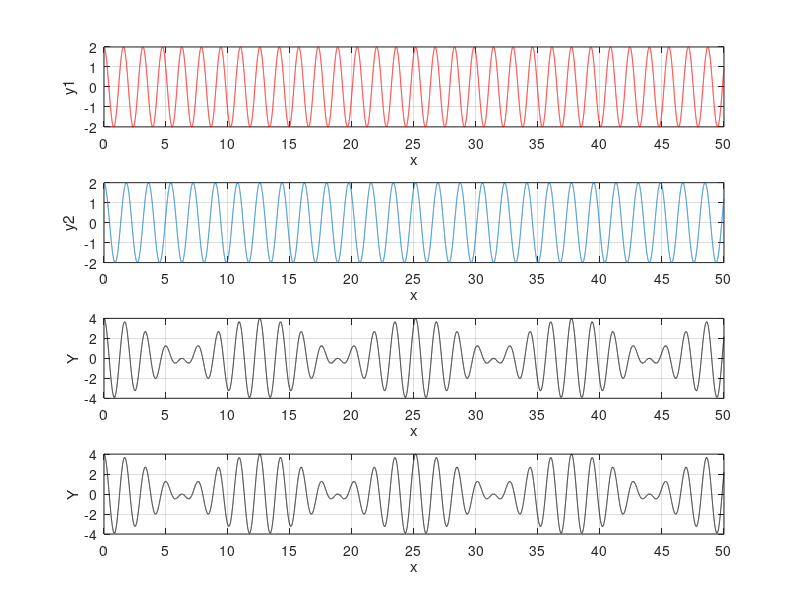

Write the MATLAB code that produced this figure. (Note: this script raises an error after producing the figure.)
clc;
clear;
t = 0:0.1:100000;
x = 0:0.001:50;
f1 = 1.55; % Frequency
f2 = 1.53;
k1 = 4.0; % Wave vector
k2 = 3.5;
E1 = 2; % Amplitude
E2 = 2;
w1 = 2 * pi * f1;
w2 = 2 * pi * f2;
figure;
subplot(4, 1, 1);
axis([0, 0.1, -E1 - 1, E1 + 1]);
subplot(4, 1, 2);
axis([0, 0.1, -E2 - 1, E2 + 1]);
subplot(4, 1, 3);
axis([0, 0.1, -E1 - E2 - 2, E1 + E2 + 2]);
tt = 0:5:50;

for k = 1:1:504
    y1 = E1 * cos(k1 * x - w1 * t(k));
    y2 = E2 * cos(k2 * x - w2 * t(k));
    y = y1 + y2;
    subplot(4, 1, 1);
    plot(x, y1, 'r');
    set(gca, 'xtick', tt);
    grid on;
    ylabel('y1');
    xlabel('x');
    subplot(4, 1, 2)
    plot(x, y2);
    set(gca, 'xtick', tt);
    grid on;
    ylabel('y2');
    xlabel('x');

    if k == 1
        subplot(4, 1, 3);
        plot(x, y, 'k');
        set(gca, 'xtick', tt);
        grid on;
        ylabel('Y');
        xlabel('x');
    end

    subplot(4, 1, 4);
    plot(x, y, 'k');
    set(gca, 'xtick', tt);
    grid on;
    ylabel('Y');
    xlabel('x');
    frame = getframe(gcf);
    im = frame2im(frame);
    [I, map] = rgb2ind(im, 256);
    % if mod(k,2)==1
    if k == 1
        imwrite(I, map, 'speed.gif', 'gif', 'Loopcount', 1, 'DelayTime', 0.001);
    else
        imwrite(I, map, 'speed.gif', 'gif', 'WriteMode', 'append', 'DelayTime', 0.001);
    end

    % end
end
